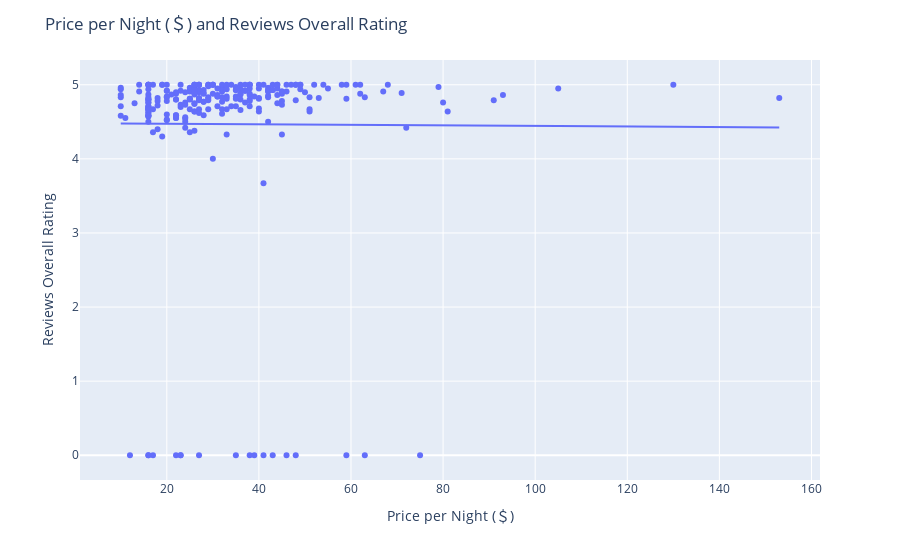

Notebook cell for this chart:
### Markdown cell above
## Price per Night and Reviews Overall Rating Scatter Plot

### Code cell
price_rating_scatter = px.scatter(dfUNIQUE, x='Price_in_USD', y='Reviews_Overall_Rating', trendline='ols')
price_rating_scatter.update_layout(title="Price per Night (＄) and Reviews Overall Rating",
                                    xaxis_title="Price per Night (＄)",
                                    yaxis_title="Reviews Overall Rating")
price_rating_scatter.show()

### Figure 1 — Plotly figure (JSON) as saved in the notebook; plotly's stock layout.template omitted (floating-point values rounded to 4 significant figures; data arrays with more than 128 entries replaced by an {"elided": "..."} marker saying what was removed)
{"data": [{"hovertemplate": "Price_in_USD=%{x}<br>Reviews_Overall_Rating=%{y}<extra></extra>", "legendgroup": "", "marker": {"color": "#636efa", "symbol": "circle"}, "mode": "markers", "name": "", "orientation": "v", "showlegend": false, "type": "scatter", "x": {"elided": "254 int values"}, "xaxis": "x", "y": {"elided": "254 float values"}, "yaxis": "y"}, {"hovertemplate": "<b>OLS trendline</b><br>Reviews_Overall_Rating = -0.000376984 * Price_in_USD + 4.48236<br>R<sup>2</sup>=0.000031<br><br>Price_in_USD=%{x}<br>Reviews_Overall_Rating=%{y} <b>(trend)</b><extra></extra>", "legendgroup": "", "marker": {"color": "#636efa", "symbol": "circle"}, "mode": "lines", "name": "", "showlegend": false, "type": "scatter", "x": {"elided": "254 int values"}, "xaxis": "x", "y": {"elided": "254 float values"}, "yaxis": "y"}], "layout": {"autosize": true, "legend": {"tracegroupgap": 0}, "margin": {"t": 60}, "title": {"text": "Price per Night (＄) and Reviews Overall Rating"}, "xaxis": {"anchor": "y", "autorange": true, "domain": [0, 1], "range": [1.333, 161.7], "title": {"text": "Price per Night (＄)"}, "type": "linear"}, "yaxis": {"anchor": "x", "autorange": true, "domain": [0, 1], "range": [-0.3871, 5.387], "title": {"text": "Reviews Overall Rating"}, "type": "linear"}}}
